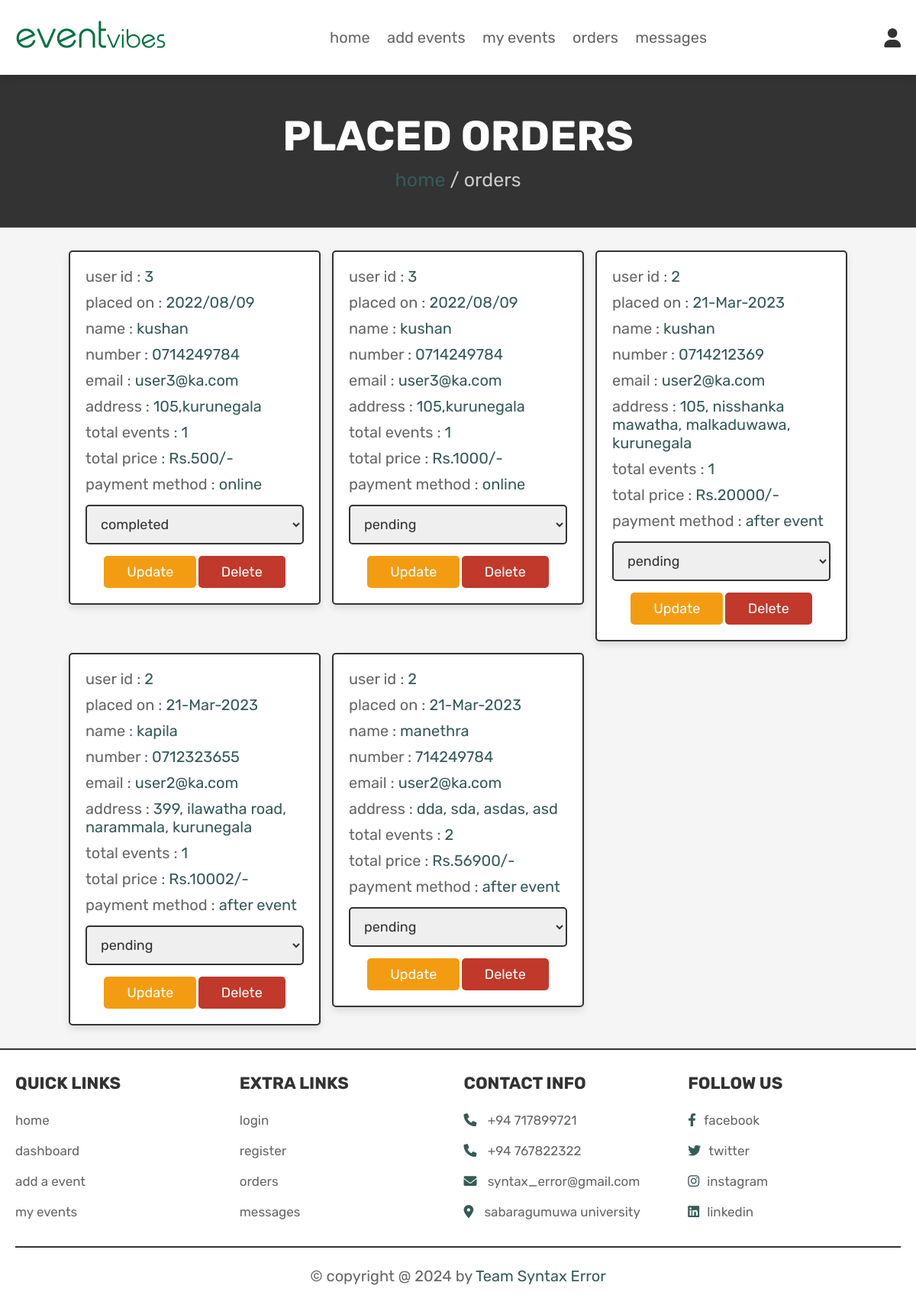
Page /planner_orders.php (signed in) on the committed database.
### tables this page shows
CREATE TABLE IF NOT EXISTS `orders` (
  `id` int(100) NOT NULL AUTO_INCREMENT,
  `user_id` int(100) NOT NULL,
  `name` varchar(100) NOT NULL,
  `number` varchar(12) NOT NULL,
  `email` varchar(100) NOT NULL,
  `method` varchar(50) NOT NULL,
  `address` varchar(500) NOT NULL,
  `event_date` varchar(100) NOT NULL,
  `participants` int(11) NOT NULL,
  `total_products` int(10) NOT NULL,
  `total_price` int(100) NOT NULL,
  `placed_on` varchar(50) NOT NULL,
  `payment_status` varchar(20) NOT NULL DEFAULT 'pending',
  `planner_id` int(100) NOT NULL,
  `pid` int(11) NOT NULL,
  `package` varchar(100) NOT NULL,
  PRIMARY KEY (`id`)
);

### planner_orders.php (the view, shortened to what this page needs)
<?php
@include 'config.php';
$planner_id = $_SESSION['planner_id'];
?>
<!DOCTYPE html>
<html lang="en">
<head>
   <link rel="stylesheet" href="https://cdnjs.cloudflare.com/ajax/libs/font-awesome/6.0.0/css/all.min.css">
   <link rel="stylesheet" href="css/planners_styles.css">
</head>
<body>
<?php @include 'planner_header.php'; ?>
<section class="heading">
    <h3>placed orders</h3>
    <p> <a href="planner_page.php">home</a> / orders </p>
</section>
<section class="placed-orders">
   <div class="box-container">
      <?php
      $select_orders = mysqli_query($conn, "SELECT * FROM `orders` WHERE planner_id='$planner_id'") or die('query failed');
      if(mysqli_num_rows($select_orders) > 0){
         while($fetch_orders = mysqli_fetch_assoc($select_orders)){
      ?>
      <div class="box">
         <p> user id : <span><?php echo $fetch_orders['user_id']; ?></span> </p>
         <p> placed on : <span><?php echo $fetch_orders['placed_on']; ?></span> </p>
         <p> name : <span><?php echo $fetch_orders['name']; ?></span> </p>
         <p> number : <span><?php echo $fetch_orders['number']; ?></span> </p>
         <p> email : <span><?php echo $fetch_orders['email']; ?></span> </p>
         <p> address : <span><?php echo $fetch_orders['address']; ?></span> </p>
         <p> total events : <span><?php echo $fetch_orders['total_products']; ?></span> </p>
         <p> total price : <span>Rs.<?php echo $fetch_orders['total_price']; ?>/-</span> </p>
         <p> payment method : <span><?php echo $fetch_orders['method']; ?></span> </p>
         <form action="" method="post">
            <select name="update_payment">
               <option disabled selected><?php echo $fetch_orders['payment_status']; ?></option>
            </select>
            <input type="submit" name="update_order" value="update" class="option-btn">
            <a href="planner_orders.php?delete=<?php echo $fetch_orders['id']; ?>" class="delete-btn" onclick="return confirm('delete this order?');">delete</a>
         </form>
      </div>
      <?php
         }
      }else{
         echo '<p class="empty">no orders placed yet!</p>';
      }
      ?>
   </div>
</section>
<?php @include 'planner_footer.php'; ?>
</body>
</html>

### css/planners_styles.css (style rules this page uses)
:root { --green:#355B57; --red:#c0392b; --orange:#f39c12; --black:#333; --white:#fff; --light-color:#666; --light-white:#ccc; --light-bg:#f5f5f5; --border:.2rem solid var(--black); --bordergreen:.2rem solid green; --borderwhite:.2rem solid white; --box-shadow:0 .5rem 1rem rgba(0,0,0,.1); }
* { font-family: 'Rubik', sans-serif; margin:0; padding:0; box-sizing: border-box; outline: none; border:none; text-decoration: none; transition:all .2s linear; }
html { font-size: 62.5%; overflow-x: hidden; scroll-behavior: smooth; scroll-padding-top: 6.5rem; }
body { background: var(--light-bg); }
section { padding:3rem 2rem; }
.btn, .delete-btn, .option-btn { display: inline-block; border-radius: .5rem; margin-top: 1rem; font-size: 1.8rem; color:var(--white); cursor: pointer; padding:1rem 3rem; text-transform: capitalize; }
.delete-btn { background-color: var(--red); }
.option-btn { background-color: var(--orange); }
.heading { display: flex; flex-flow: column; align-items: center; justify-content: center; gap:1rem; background-color: var(--black); text-align: center; min-height: 25vh; }
.heading h3 { font-size: 5.5rem; color:var(--white); text-transform: uppercase; }
.heading p { font-size: 2.5rem; color:var(--light-white); }
.heading p a { color:var(--green); }
.placed-orders .box-container { display: grid; grid-template-columns: repeat(auto-fit, 33rem); gap:1.5rem; align-items: flex-start; max-width: 1200px; margin: 0 auto; justify-content: center; }
.placed-orders .box-container .box { padding:2rem; border:var(--border); background-color: var(--white); box-shadow: var(--box-shadow); border-radius: .5rem; }
.placed-orders .box-container .box p { margin-bottom: 1rem; font-size: 2rem; color:var(--light-color); }
.placed-orders .box-container .box p span { color:var(--green); }
.placed-orders .box-container .box form { margin-top: 1rem; text-align: center; }
.placed-orders .box-container .box form select { width: 100%; border:var(--border); padding:1.2rem 1.4rem; font-size: 1.8rem; color:var(--black); border:var(--border); border-radius: .5rem; margin:.5rem 0; }

### rows in the picture
orders: user "3", placed_on "2022/08/09", name "kushan", number "0714249784", email "user3@ka.com", address "105,kurunegala", total_products "1", total_price "500", method "online", update_payment "completed"
orders: user "3", placed_on "2022/08/09", name "kushan", number "0714249784", email "user3@ka.com", address "105,kurunegala", total_products "1", total_price "1000", method "online", update_payment "pending"
orders: user "2", placed_on "21-Mar-2023", name "kushan", number "0714212369", email "user2@ka.com", address "105, nisshanka mawatha, malkaduwawa, kurunegala", total_products "1", total_price "20000", method "after event", update_payment "pending"
orders: user "2", placed_on "21-Mar-2023", name "kapila", number "0712323655", email "user2@ka.com", address "399, ilawatha road, narammala, kurunegala", total_products "1", total_price "10002", method "after event", update_payment "pending"
orders: user "2", placed_on "21-Mar-2023", name "manethra", number "714249784", email "user2@ka.com", address "dda, sda, asdas, asd", total_products "2", total_price "56900", method "after event", update_payment "pending"
